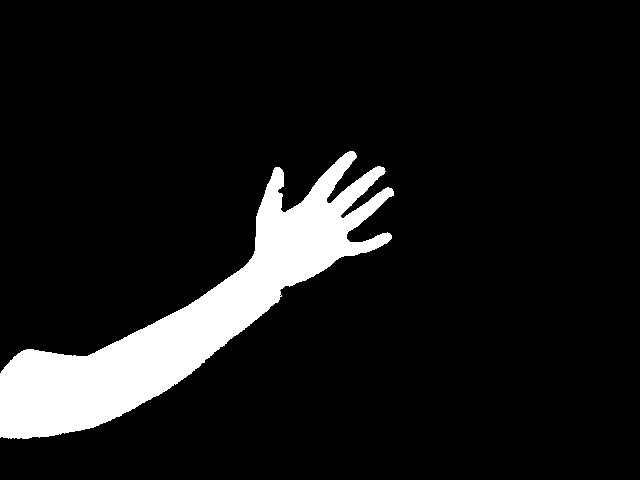
#> input picture GC/P3ProjectTesting/test_binary.png, 640 x 480 px
$ python -i GestureController_v2.py   (imports and definitions only)
#> lines starting #> are read from the running program, lines starting #| are printed output that depends on the picture; after the words box and inside, x2 and y2 are one past the last pixel; in counts of white or black regions, pixels touching at a corner belong together
import cv2
import numpy as np
import os
import socket

#TODO: Vi skal teste gesture matching og se om alt det her er spildt arbejde

#TODO v2 - Crop billedet til hænderne, og kun analyser hænderne for bedre data

#TODO Lav setup på bordet

#TODO Dokumenter v1, og test, før vi går videre til v2 - evt test alles hænder

#TODO VILLE v1 VIRKER BEDRE VED AT FJERNE ARMENE ALENE?

#Communication with Unity ####################################################################
# [1 line that did not run here, left out]
serverAddressPort = ("127.0.0.1", 5052)

# INITIALIZED VARIABLES #####################################################################

# Array to store filenames of the pictures taken
filenames = []

# Array to store contours of the gestures
contours_refs = []

# All gestures to be captured
gestures = ['Forward', 'Backward']

# Initializing gesture index
gestureIndex = 0

# Threshold for the binary image processing
# if the pixel value is below this, it will be turned to black, otherwise white
white_threshold = 167
match_threshold = 0.4

# Create a folder to store the images
folder = "images"
# [2 lines not run here, left out]

# FUNCTIONS #################################################################################

# FUNCTIONS UNDER TESTING - PROBABLY FROM CO-PILOT

# RELEVANT, DIRECT MANIPULATION
# [51 lines left out: functions getBinaryImage, process_gesture, not called in this run]

def getBinaryVideo(frame):
    # Convert the frame to grayscale, for easier manipulation
    gray_frame = cv2.cvtColor(frame, cv2.COLOR_BGR2GRAY)
    _, binaryImg = cv2.threshold(gray_frame, white_threshold, 255, cv2.THRESH_BINARY)

    # Closing holes in image

    # Kernel for closing:
    #kernel = np.array([[0,0,1,0,0],
     #                  [0,1,1,1,0],
      #                 [1,1,1,1,1],
       #                [0,1,1,1,0],
        #               [0,0,1,0,0]],np.uint8)

    # Dilating
    #binaryImg = cv2.dilate(binaryImg, kernel, iterations = 1)

    # Eroding
    #binaryImg = cv2.erode(binaryImg, kernel, iterations=1)

    return binaryImg

# [20 lines left out: function findBestMatch, not called in this run]

# QUALITY OF LIFE, SMALL IRRELEVANT FUNCTIONS

def displayText(image, text):
    font = cv2.FONT_HERSHEY_SIMPLEX
    cv2.putText(image, text, (10, 30), font, 1, (255, 255, 255), 2, cv2.LINE_AA)
    return image

# [5 lines left out: function displayMatchAccuracy, not called in this run]

# BOUNDING RECTANGLE RELATED

def cropToBrect(frame, contours):
    x, y, width, height = cv2.boundingRect(contours)

    # Crop the frame to the dimensions of the brect
    cropped_frame = frame[y:y+height, x:x+width]

    return cropped_frame

def drawBrect(frame, contours):
    x, y, width, height = cv2.boundingRect(contours[0])

    # Draw the rectangle on the frame
    drawn_frame = cv2.rectangle(frame.copy(), (x, y), (x + width, y + height), (0, 255, 0), 2)

    return drawn_frame

# CLOSING THE APPLICATION

# [24 lines left out: functions close_application, full_close_application, state_no_contours, not called in this run]

def state_capture_gestures(raw_frame):
    global gestures, gestureIndex

    if gestureIndex < len(gestures):
        gesture = gestures[gestureIndex]
        frame = displayText(raw_frame.copy(), f'Capturing {gesture}. Press "s" to save,')
        binary_frame = getBinaryVideo(raw_frame.copy())

        contoursLive, _ = cv2.findContours(binary_frame, cv2.RETR_TREE, cv2.CHAIN_APPROX_SIMPLE)

        if len(contoursLive) > 0:
            cropped_frame = cropToBrect(frame, contoursLive[0])
            brect_binary_frame = drawBrect(binary_frame, contoursLive)

            # Displaying the feeds
            cv2.imshow('Live Feed', frame)  # Updates 'Live Feed' window
            cv2.imshow('Binary Feed', brect_binary_frame)  # Updates 'Binary Feed' window
            cv2.imshow('Cropped Feed', cropped_frame)  # Updates 'Cropped Feed' window

        # Handle keyboard events
        key = cv2.waitKey(1) & 0xFF
        if key == ord('s'):
            binaryImg = getBinaryImage(cropped_frame, gesture) # Uses the cropped image for processing
            process_gesture(binaryImg)
            gestureIndex += 1  # Move to the next gesture
            print(f'Current index:{gestureIndex}')

    if gestureIndex == len(gestures):
        return 'match_gestures'  # Move to the next state after all gestures are captured
    else:
        return 'capture_gestures'  # Stay in the current state if not all gestures are captured


# State of matching the captured gesture with the live feed
# [41 lines left out: function state_match_gestures, not called in this run]


# State dictionary
states = {
    'capture_gestures': state_capture_gestures,
    'match_gestures': state_match_gestures,
    'no_contours': state_no_contours
}

# MAIN #####################################################################################

# Open the camera
# [1 line not run here, left out]

# Initial state
current_state = 'capture_gestures'

# [18 lines not run here, left out]


>>> import cv2
>>> picture = cv2.imread('test_binary.png')
#> picture is the input picture: shape (480, 640, 3); 9.7% white; 1 white region, box (x1, y1, x2, y2) and area: (0, 151, 394, 439) 29864
>>> result = state_capture_gestures(picture)
#> in displayText, `cv2.putText(image, text, (10, 30), font, 1, (255, 255, 255), 2, cv2.LI..`:
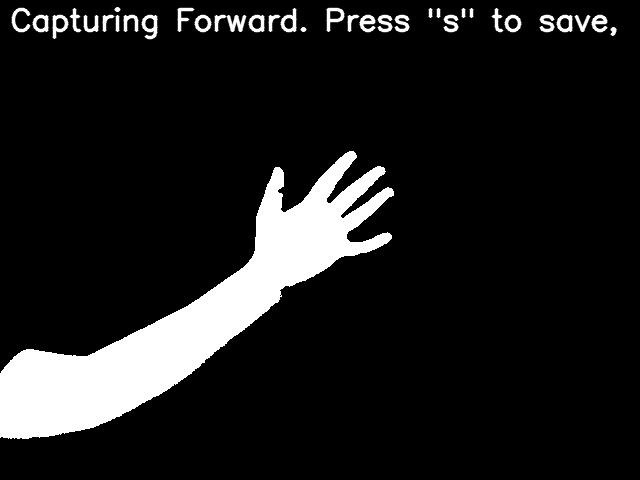
#> image: shape (480, 640, 3); min 0, max 255, mean 28.3
#> in getBinaryVideo, `gray_frame = cv2.cvtColor(frame, cv2.COLOR_BGR2GRAY)`: gray_frame: shape (480, 640); 9.7% white; 1 white region
#> in state_capture_gestures, `contoursLive, _ = cv2.findContours(binary_frame, cv2.RETR_TREE, cv2.CH..`: contoursLive = 2 contours, 1 with area under 20; largest, box (x1, y1, x2, y2) and area: (0, 151, 394, 439) 29224
#> in cropToBrect, `x, y, width, height = cv2.boundingRect(contours)`: x = 0; y = 151; width = 394; height = 288
#> in cropToBrect, `cropped_frame = frame[y:y+height, x:x+width]`:
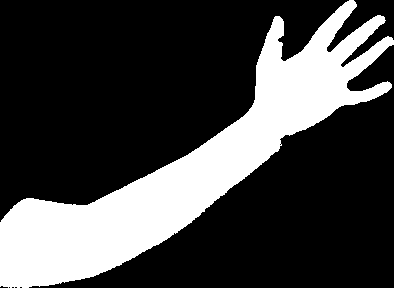
#> cropped_frame: shape (288, 394, 3); 26.3% white; 1 white region, box (x1, y1, x2, y2) and area: (0, 0, 394, 288) 29864
#> in drawBrect, `x, y, width, height = cv2.boundingRect(contours[0])`: x = 0; y = 151; width = 394; height = 288
#> in drawBrect, `drawn_frame = cv2.rectangle(frame.copy(), (x, y), (x + width, y + heig..`: drawn_frame: shape (480, 640); 9.7% white; 1 white region, box (x1, y1, x2, y2) and area: (2, 153, 393, 438) 29701
#> (key q is pressed here)
#> result = 'capture_gestures'
